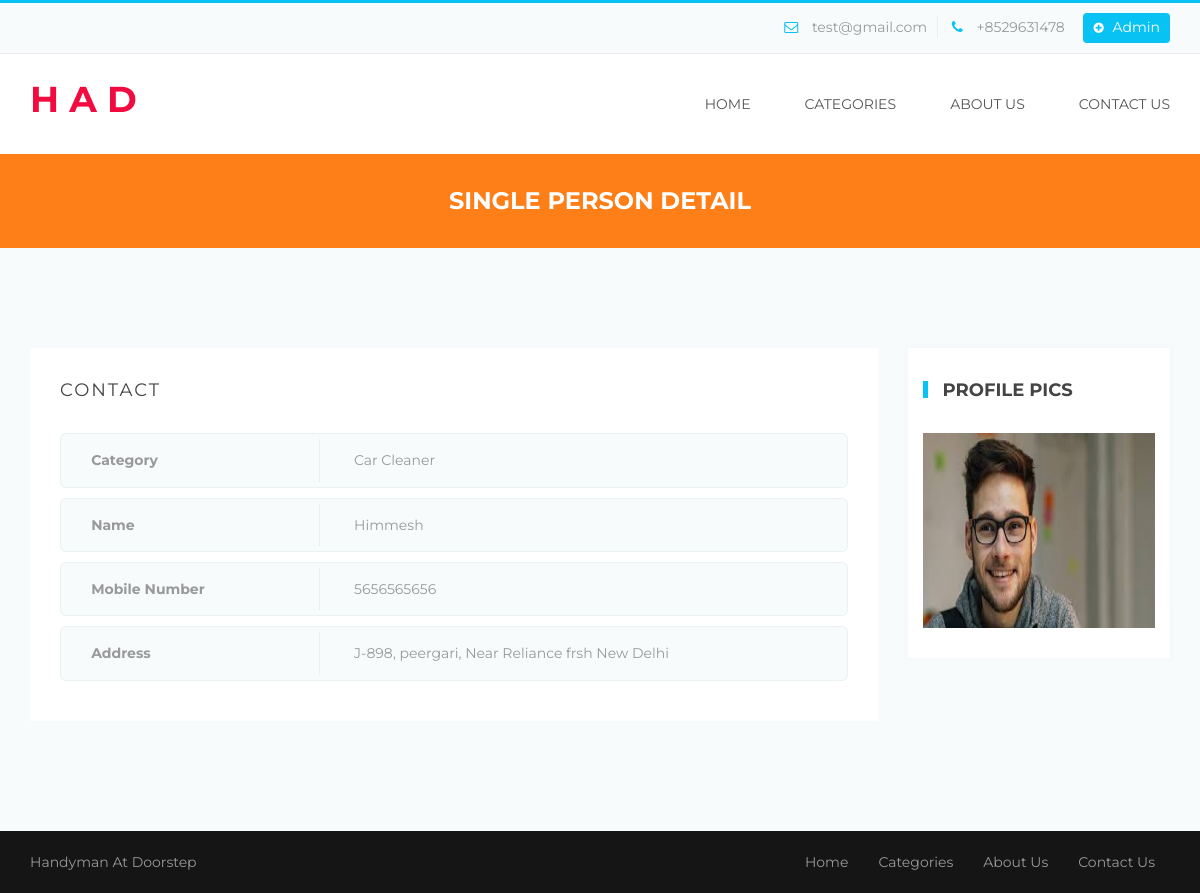
/Handyman/single-person-detail.php?viewid=12, run on the app's committed database.
### tables this page shows
CREATE TABLE `tblpage` (
  `ID` int(10) NOT NULL,
  `PageType` varchar(50) DEFAULT NULL,
  `PageTitle` varchar(200) DEFAULT NULL,
  `PageDescription` mediumtext DEFAULT NULL,
  `Email` varchar(200) DEFAULT NULL,
  `MobileNumber` bigint(10) DEFAULT NULL,
  `UpdationDate` timestamp NOT NULL DEFAULT current_timestamp() ON UPDATE current_timestamp()
);

CREATE TABLE `tblperson` (
  `ID` int(10) NOT NULL,
  `Category` varchar(200) DEFAULT NULL,
  `Name` varchar(200) DEFAULT NULL,
  `Picture` varchar(200) DEFAULT NULL,
  `MobileNumber` bigint(10) DEFAULT NULL,
  `Address` mediumtext DEFAULT NULL,
  `City` varchar(200) NOT NULL,
  `RegDate` timestamp NULL DEFAULT current_timestamp()
);

### Handyman/single-person-detail.php (the view, shortened to what this page needs)
<?php
include('includes/dbconnection.php');
?>
<!DOCTYPE html>
<html>
<head>
	<link rel="stylesheet" type="text/css" href="bootstrap/css/bootstrap.min.css">
	<link rel="stylesheet" type="text/css" href="css/style.css">
	<link rel="stylesheet" type="text/css" href="css/menu.css">
	<link rel="stylesheet" type="text/css" href="css/color/color.css">
	<link rel="stylesheet" type="text/css" href="assets/testimonial/css/style.css" />
	<link rel="stylesheet" type="text/css" href="assets/testimonial/css/elastislide.css" />
	<link rel="stylesheet" type="text/css" href="css/responsive.css">
    <link rel="stylesheet" type="text/css" href="css/font-awesome.css">
	<link rel="stylesheet" type="text/css" href="assets/revolution_slider/css/revslider.css" media="screen" />
</head>
<body>
	<div class="theme-wrap clearfix">
	<?php include_once('includes/header.php');?>
		<div class="page-title-wrap bgorange-1 padding-top-30 padding-bottom-30">
			<h4 class="white">Single Person Detail</h4>
		</div>
		<section class="aside-layout-section padding-top-70 padding-bottom-40">
			<div class="container">
				<div class="row">
					<?php
$vid=$_GET['viewid'];
$sql="SELECT * from  tblperson where ID=:vid";
$query = $dbh -> prepare($sql);
$query->bindParam(':vid',$vid,PDO::PARAM_STR);
$query->execute();
$results=$query->fetchAll(PDO::FETCH_OBJ);
$cnt=1;
if($query->rowCount() > 0)
{
foreach($results as $row)
{               ?>
					<div class="col-md-9 col-sm-8 col-xs-12 main-wrap">
						<div class="listing-single padding-bottom-40">
							<div class="single-listing-wrap">
								<div class="listing-contact-detail-wrap">
									<div class="listing-contact-section-title">
										<h5>contact</h5>
									</div>
									<div class="listing-contact-section-table">
<div class="listing-contact-table-field">
											<ul>
												<li class="info" style="font-weight:bold">Category</li>
												<li class="details"><?php  echo $row->Category ;?> </li>
											</ul>
										</div>
										<div class="listing-contact-table-field">
											<ul>
												<li class="info" style="font-weight:bold">Name</li>
												<li class="details"><?php  echo $row->Name;?> </li>
											</ul>
										</div>
										<div class="listing-contact-table-field">
											<ul>
												<li class="info" style="font-weight:bold">Mobile Number</li>
												<li class="details"><?php  echo $row->MobileNumber;?></li>
											</ul>
										</div>
										<div class="listing-contact-table-field">
											<ul>
												<li class="info" style="font-weight:bold">Address</li>
												<li class="details"><?php  echo $row->Address;?></li>
											</ul>
										</div>
									</div>
								</div>
							</div>
						</div>
					</div>
					<div class="col-md-3 col-sm-4 col-xs-12" style="padding-top: 30px">
						<div class="sidebar sidebar-wrap">
							<div class="sidebar-widget shadow-1">
								<div class="sidebar-widget-title">
									<h5><span class="bgblue-1"></span>Profile Pics</h5>
								</div>
								<div class="sidebar-widget-content advertise  clearfix">
									<div class="sidebar-image-ads">
										<img src="admin/images/<?php echo $row->Picture;?>" height="195" width="300" alt="listing item"/>
									</div>
								</div>
							</div>
						</div>
					</div>
					<?php $cnt=$cnt+1;}} else{?>
<h4 style="color:red;">No Result Found</h4>
<?php } ?>
				</div>
			</div>
		</section>
	<?php include_once('includes/footer.php');?>
	</div>
</body>
</html>

### Handyman/includes/header.php (shortened to what this page needs)
<?php
include('includes/dbconnection.php');
?>
<div class="header">
            <div class="top-toolbar">
                <div class="container">
                    <div class="row">
                        <div class="col-md-6 col-sm-12 col-xs-12 pull-right">
                            <div class="top-contact-info">
                                <ul>
<?php
$sql="SELECT * from tblpage where PageType='contactus'";
$query = $dbh -> prepare($sql);
$query->execute();
$results=$query->fetchAll(PDO::FETCH_OBJ);
$cnt=1;
if($query->rowCount() > 0)
{
foreach($results as $row)
{               ?>
                                    <li class="toolbar-email"><i class="fa fa-envelope-o"></i> <?php  echo htmlentities($row->Email);?></li>
                                    <li class="toolbar-contact"><i class="fa fa-phone"></i> +<?php  echo htmlentities($row->MobileNumber);?></li><?php $cnt=$cnt+1;}} ?>
                                    <li><a class="toolbar-new-listing" href="admin/login.php"><i class="fa fa-plus-circle"></i> Admin</a></li>
                                </ul>
                            </div>
                        </div>
                    </div>
                </div>
            </div>
            <div class="nav-wrapper">
                <div class="container">
                    <nav class="wsmenu slideLeft clearfix">
                        <div class="logo pull-left"><a href="index.php" title="Responsive Slide Menus"><h3 style="color:#F10B3F">H A D</h3></a></div>
                        <ul class="mobile-sub wsmenu-list pull-right">
                            <li><a href="index.php" class="">Home</a>
                            </li>
                            <li><a href="category.php">categories <span class="arrow"></span></a></li>
                            <li><a href="about.php">About Us <span class="arrow"></span></a></li>
                          <li><a href="contact.php">Contact Us <span class="arrow"></span></a></li>
                        </ul>
                    </nav>
                </div>
            </div>
        </div>

### Handyman/css/style.css (style rules this page uses)
html, body, div, span, applet, object, iframe,h1, h2, h3, h4, h5, h6, p, blockquote, pre,a, abbr, acronym, address, big, cite, code,del, dfn, em, img, ins, kbd, q, s, samp, small, strike, strong, sub, sup, tt, var,b, u, i, center,dl, dt, dd, ol, ul, li,fieldset, form, label, legend,table, caption, tbody, tfoot, thead, tr, th, td, article, aside, canvas, details, embed,figure, figcaption, footer, header, hgroup,menu, nav, output, ruby, section, summary,time, mark, audio, video { margin: 0;padding: 0;border: 0;font-size: 100%;font: inherit;vertical-align: baseline; }
article, aside, details, figcaption, figure,footer, header, hgroup, menu, nav, section { display: block; }
body { line-height: 1;margin:0 ;padding:0 ;transition:all 0.3s ease;overflow-x: hidden; }
html { position:relative;overflow-x:hidden; }
ol, ul { list-style: none;margin:0; padding:0; }
a { display:block; }
img { display:block; }
img { max-width:100%; }
body { font-family:'Montserrat',sans-serif; }
h1,h2,h3,h4,h5,h6 { font-family:'Montserrat',sans-serif; font-weight:700; margin:0; text-align:center; line-height:1.4; letter-spacing:0.6px; text-transform:uppercase; letter-spacing:0; }
h3 { font-size:36px; }
h4 { font-size:24px; }
h5 { font-size:18px; }
a,span,ul,li { font-family:'Montserrat'; font-size:14px; padding:0; font-weight:400; text-align:center; margin:0; line-height:1.6; text-decoration:none !important; }
p,span,a { padding:0; }
.container,.container-fluid { padding-left:0;padding-right:0; }
.padding-bottom-30 { padding-bottom:30px; }
.padding-bottom-40 { padding-bottom:40px; }
.padding-top-30 { padding-top:30px; }
.padding-top-70 { padding-top:70px; }
.logo { padding:20px 0; }
.logo a { display:inline-block; }
.top-toolbar { padding:10px 0; }
.top-toolbar .top-contact-info ul { text-align:right; }
.top-toolbar .top-contact-info ul li { display:inline-block }
.top-toolbar .top-contact-info ul li.toolbar-email { padding-right:10px; }
.top-toolbar .top-contact-info ul li.toolbar-email i { padding-right:10px; }
.top-toolbar .top-contact-info ul li.toolbar-contact { padding-right:15px; }
.top-toolbar .top-contact-info ul li.toolbar-contact i { padding:0 10px; }
.top-toolbar .top-contact-info ul li a.toolbar-new-listing { border-radius: 4px; line-height: 1; padding: 7px 10px 9px; }
.top-toolbar .top-contact-info ul li a.toolbar-new-listing i { padding:0 5px 0 0;font-size:12px; }
.sidebar-widget { padding:15px 15px;margin-bottom:30px; }
.sidebar-widget-title { padding:15px 0; }
.sidebar-widget-title h5 { display:inline-block; }
.sidebar-widget-title h5 span { display:inline-block;margin-right:15px;width:5px;height:17px;line-height:1;position:relative;top:2px;letter-spacing:2px; }
.sidebar-widget-content { padding:15px 0; }
.listing-contact-detail-wrap { padding:30px;background:#fff;margin:30px 0; }
.listing-contact-section-title h5 { text-transform:uppercase;letter-spacing:2px;font-weight:400;text-align:left; }
.listing-contact-section-table { margin-top:30px; }
.listing-contact-table-field { padding:5px 0;background:#f7fbfc;margin-bottom:10px;border:1px solid #e9f1f3;border-radius:6px; }
.listing-contact-table-field ul li { text-align:left;display:inline-block;padding:10px 30px; }
.listing-contact-table-field ul li.info { width:33%;border-right:1px solid #eee; }
.listing-contact-table-field ul li.details { width:66.5%; }

### Handyman/css/menu.css (style rules this page uses)
.wsmenu { font-family:Helvetica, sans-serif; color:#fff; position:relative; font-size:15px; padding:0px; margin:0px auto; width:100%; background-color:#ffffff; }
.wsmenu-list { text-align:left; margin:0 auto 0 auto; display: block; padding:0px; }
.wsmenu-list > li { text-align:center; display: table-cell; }
.wsmenu-list > li > a { display:block; color:#555; padding:38px 21px; line-height:1; text-decoration:none; position:relative; font-family:'Montserrat'; text-transform:uppercase; }
.wsmenu-list > li:last-child a { display:block; color:#555; padding:20px 0 20px 21px; line-height:1; text-decoration:none; position:relative; }
.wsmenu-list li a:before { margin-right: 5px; position: relative; content: "|"; line-height: 16px; font-size: 24px; top: 3px; color:rgba(255,255,255,0); }
@media screen and (-webkit-min-device-pixel-ratio:0) { .wsmenu-list > li > a { padding: 39px 21px; } }

### Handyman/css/responsive.css (style rules this page uses)
@media screen and (max-device-width:1199px) { .container { padding-left:15px;padding-right:15px; } }

### data on the page
tblpage: Email "test@gmail.com", MobileNumber "8529631478"
tblperson: Category "Car Cleaner", Name "Himmesh", MobileNumber "5656565656", Address "J-898, peergari, Near Reliance frsh New Delhi", Picture (picture)
